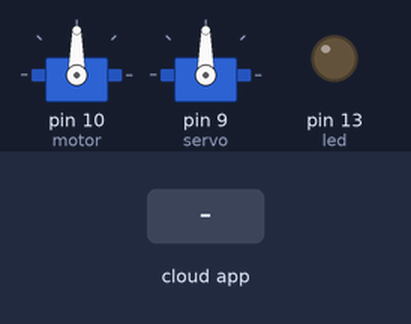
Simulated run of this sketch. Board: Arduino Uno, built with avr-gcc and run on an emulated ATmega328P. Shown: 2 × servo, output pins drawn as LEDs (lit = HIGH). Inputs (shaded band) come from the test bench. The ROS host is connected and sends only what is stated.

Above: at 2.2 s.
2.3 s: the phone or cloud app sets linear.x to -100
At 2.8 s:
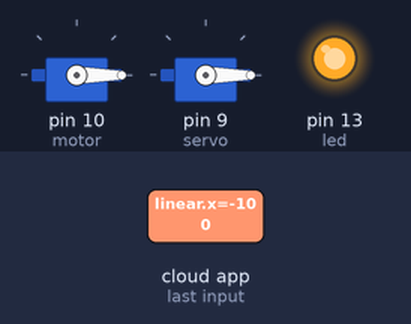
3.8 s: the phone or cloud app sets angular.z to -100
At 5.0 s:
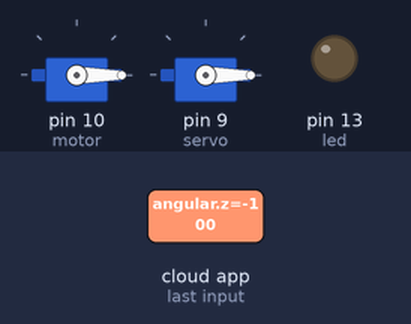
5.3 s: the phone or cloud app sets angular.z to 0
At 6.2 s:
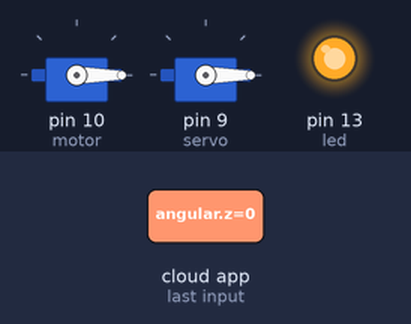
6.8 s: the phone or cloud app sets linear.x to 0
At 7.4 s:
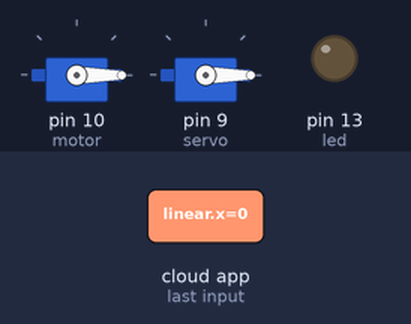
Timing chart, 0 to 9.3 s (numbered marks = the images above; inputs shaded):
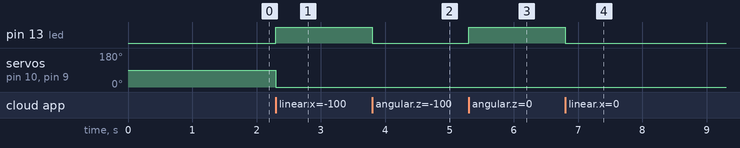

The sketch:

racecar_uno.ino
```cpp
#if (ARDUINO >= 100)
 #include <Arduino.h>
#else
 #include <WProgram.h>
#endif

#include <Servo.h>
#include <SoftwareSerial.h>

#include <ros.h>
#include <std_msgs/UInt16.h>
#include "std_msgs/MultiArrayLayout.h"
#include "std_msgs/MultiArrayDimension.h"
#include "std_msgs/Float32MultiArray.h"
#include "geometry_msgs/Twist.h"

ros::NodeHandle  nh;
Servo servo;
Servo motor;


void steering( const geometry_msgs::Twist& cmd_msg){

  int gas = int(cmd_msg.linear.x);
  int angle = int(cmd_msg.angular.z);

  motor.writeMicroseconds(gas); // constant speed (1480: 2m/s, 1450: 0.5m/s, 1500: stop)
  servo.write(angle); //set servo angle, should be from 0-180

  digitalWrite(13, HIGH-digitalRead(13));  //toggle led
}


ros::Subscriber<geometry_msgs::Twist> sub("/car/cmd_vel", steering);

void setup(){
  Serial.begin(57600);
  nh.getHardware()->setBaud(57600);
  pinMode(13, OUTPUT);

  nh.initNode();
  nh.subscribe(sub);

  motor.attach(10);
  servo.attach(9); //attach it to pin 9//UP DOWN
  //modify to the correct hardware of the curren setup
  //motor.attach(9);
  //servo.attach(3); //attach it to pin 3//UP DOWN
  delay(1000);
}

void loop(){
  nh.spinOnce();
  //delay(0.1);
  delay(1);
}
```

Measured:
- after the input at 2.3 s, pin 13 (led): LOW → HIGH at once; servo on pin 10 (motor), servo on pin 9 (servo): 90° → 0° at once
- after the input at 3.8 s, pin 13 (led): HIGH → LOW at once
- after the input at 5.3 s, pin 13 (led): LOW → HIGH at once
- after the input at 6.8 s, pin 13 (led): HIGH → LOW at once
